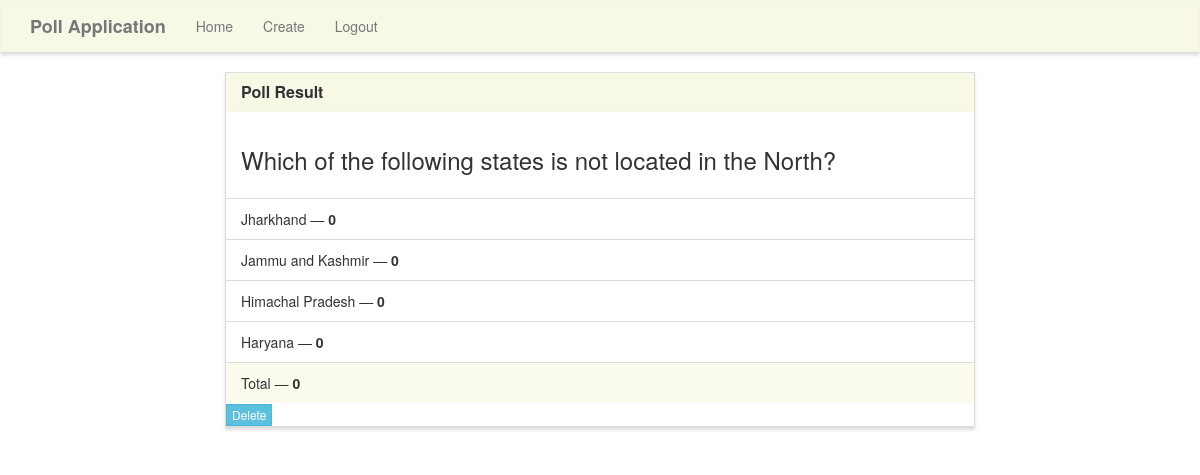
The app's page /results/7/ (signed in) with its own data.
### poll/models.py (models this page shows)
class Poll(models.Model):
    question = models.TextField()
    option_one = models.CharField(max_length=30)
    option_two = models.CharField(max_length=30)
    option_three = models.CharField(max_length=30)
    option_four = models.CharField(max_length=30)
    option_one_count = models.IntegerField(default=0)
    option_two_count = models.IntegerField(default=0)
    option_three_count = models.IntegerField(default=0)
    option_four_count = models.IntegerField(default=0)
    def total(self):
        return self.option_one_count + self.option_two_count + self.option_three_count + self.option_four_count

### poll/views.py (the view)
# urls.py: path('results/<poll_id>/', poll_views.results, name='results'),
@login_required(login_url='login')
def results(request, poll_id):
    poll = Poll.objects.get(pk=poll_id)
    context = {
        'poll' : poll
    }
    return render(request, 'poll/results.html', context)

### poll/templates/poll/results.html (shortened to what this page needs)
{% extends "poll/base.html" %}
{% block main %}
<div class="row">
    <div class="col-lg-8 col-lg-offset-2">
        <div class="panel panel-default">
            <div class="panel-heading">
                <h3 class="panel-title">Poll Result</h3>
            </div>
            <div class="panel-body">
                <h3>{{ poll.question }}</h3>
            </div>
            <ul class="list-group">
                <li class="list-group-item">{{ poll.option_one }} &mdash; <strong>{{ poll.option_one_count }}</strong></li>
                <li class="list-group-item">{{ poll.option_two }} &mdash; <strong>{{ poll.option_two_count }}</strong></li>
                <li class="list-group-item">{{ poll.option_three }} &mdash; <strong>{{ poll.option_three_count }}</strong></li>
                <li class="list-group-item">{{ poll.option_four }} &mdash; <strong>{{ poll.option_four_count }}</strong></li>
            </ul>
            <div class="panel-footer">
                Total &mdash; <strong>{{ poll.total }}</strong>
            </div>
            <a href="{% url 'delet' poll.id %}" class="btn btn-info btn-xs">Delete</a> &nbsp;
        </div>
    </div>
</div>
{% endblock %}

### poll/static/style.css (style rules this page uses)
.navbar-default, .btn, .form-control, .panel { border-radius: 0; }
.panel-default > .panel-heading { color: #333; background-color: rgba(245, 245, 220, .7); border-color: rgba(245, 245, 220, .6); border-top-left-radius: 0; border-top-right-radius: 0; }
.panel-footer { background-color: rgba(245, 245, 220, .5); border-color: rgba(245, 245, 220, .4); }
.panel { box-shadow: 0px 3px 3px 0px #ddd; }
a.navbar-brand, .panel-title { font-weight: bolder; }

### records on screen
Poll: question "Which of the following states is not located in the North?", option_one "Jharkhand", option_one_count "0", option_two "Jammu and Kashmir", option_two_count "0", option_three "Himachal Pradesh", option_three_count "0", option_four "Haryana", option_four_count "0", total "0"
